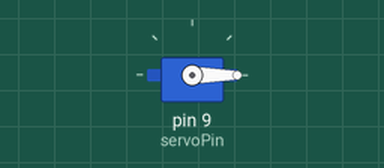
A sketch run on a simulated Arduino Uno, built with avr-gcc and run on an emulated ATmega328P. On the bench: servo.

Above: at 0.05 s.
Timing chart, 0 to 4.6 s (numbered marks = the images above):
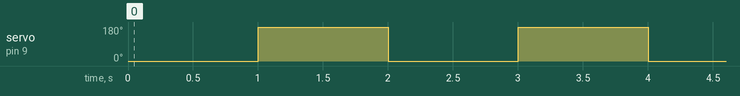

Measured:
- by itself, servo on pin 9 (servoPin): alternates 180° for 1.0 s and 0° for 1.0 s

The sketch:

robot-cakip.ino
```cpp
#include <Servo.h>

// Membuat objek servo
Servo myServo;

// Pin servo
int servoPin = 9;

void setup() {
  // Menghubungkan servo ke pin 9
  myServo.attach(servoPin);
}

void loop() {

  // Servo ke 0 derajat
  myServo.write(0);
  delay(1000);


  // Servo ke 180 derajat
  myServo.write(180);
  delay(1000);
}
```
